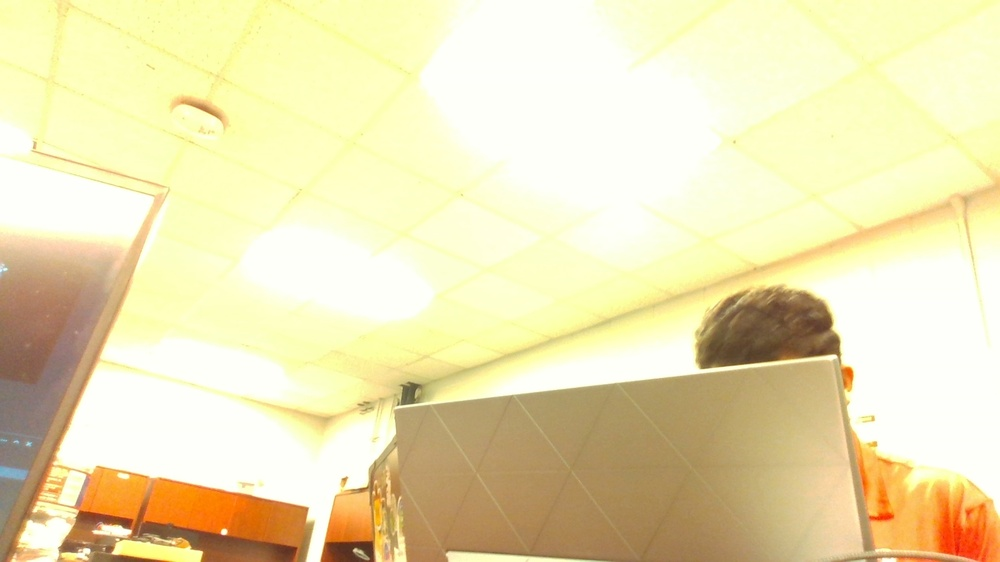
#> input picture Final_project/images/rgb.jpeg, 1000 x 562 px, shrunk from 1920 x 1080 before the run
$ python temp.py
#> lines starting #> are read from the running program, lines starting #| are printed output that depends on the picture; after the words box and inside, x2 and y2 are one past the last pixel; in counts of white or black regions, pixels touching at a corner belong together
import os
import cv2
import numpy as np

image_path = "images/rgb.jpeg"
# segment rgb image
color_image = cv2.imread(image_path)
#> color_image is the input picture: shape (562, 1000, 3); mean B, G, R 178.7, 224.5, 235.3

hsv_image = cv2.cvtColor(color_image, cv2.COLOR_BGR2HSV)
#> hsv_image: shape (562, 1000, 3); mean H, S, V 28, 66, 236.3
# Define the lower and upper bounds of the blueish color in HSV
lower_red = np.array([0,190,100])   # Lower bounds for redish color
upper_red = np.array([15,255,255]) # Upper bounds for redish color
# Create a mask that selects the blueish color in the image
mask = cv2.inRange(hsv_image, lower_red, upper_red)
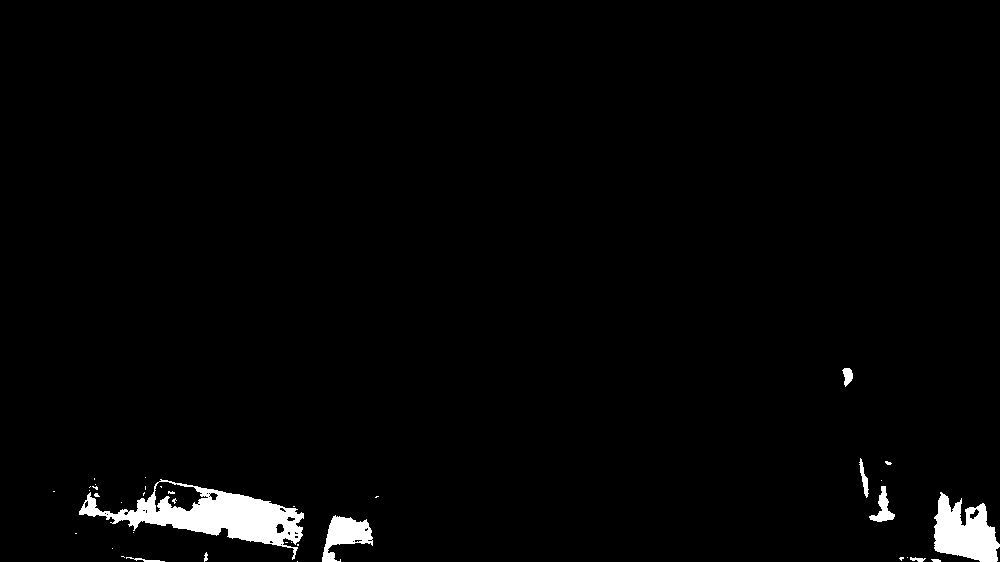
#> mask: shape (562, 1000); 2% white; 38 white regions (28 under 20 px), largest, box (x1, y1, x2, y2) and area: (79, 479, 304, 560) 6251, (934, 492, 1000, 562) 2942, (322, 515, 373, 562) 1228
mask_path = "temp_mask.jpeg"
cv2.imwrite(mask_path, mask)
